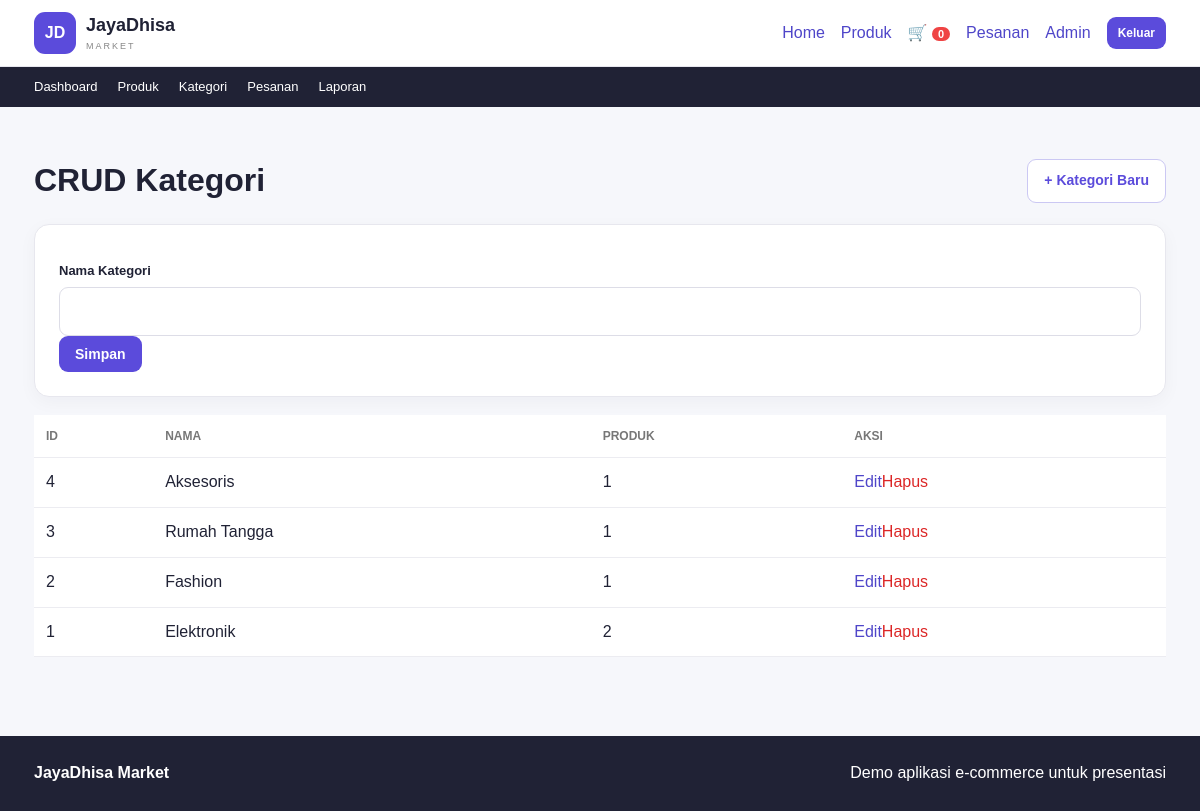
The app's page /admin/kategori.php (signed in) with its own data.
### tables this page shows
CREATE TABLE kategori (
 id_kategori INT AUTO_INCREMENT PRIMARY KEY,
 nama_kategori VARCHAR(100) NOT NULL UNIQUE
);

### koneksi.php (called while the page is built, shortened)
<?php
function e($value) {
    return htmlspecialchars((string)$value, ENT_QUOTES, 'UTF-8');
}

### admin/kategori.php (the view, shortened to what this page needs)
<?php require_once '../functions.php'; require_admin(); $title='CRUD Kategori';$edit=(int)($_GET['edit']??0);$row=null;if($_SERVER['REQUEST_METHOD']==='POST'){check_csrf();$action=$_POST['action']??'save';$id=(int)($_POST['id']??0);if($action==='delete'){$s=$koneksi->prepare('DELETE FROM kategori WHERE id_kategori=?');$s->bind_param('i',$id);$s->execute();flash('success','Kategori dihapus.');redirect('kategori.php');}$name=trim($_POST['nama_kategori']??'');if($id){$s=$koneksi->prepare('UPDATE kategori SET nama_kategori=? WHERE id_kategori=?');$s->bind_param('si',$name,$id);}else{$s=$koneksi->prepare('INSERT INTO kategori(nama_kategori) VALUES(?)');$s->bind_param('s',$name);}$s->execute();flash('success','Kategori disimpan.');redirect('kategori.php');}if($edit){$s=$koneksi->prepare('SELECT * FROM kategori WHERE id_kategori=?');$s->bind_param('i',$edit);$s->execute();$row=$s->get_result()->fetch_assoc();}$list=$koneksi->query('SELECT k.*,COUNT(p.id_produk) jumlah_produk FROM kategori k LEFT JOIN produk p ON p.id_kategori=k.id_kategori GROUP BY k.id_kategori ORDER BY k.id_kategori DESC');include 'header.php'; ?>
<div class="container"><div class="section-head"><h1>CRUD Kategori</h1><a class="btn outline" href="kategori.php">+ Kategori Baru</a></div><div class="panel"><form method="post"><label>Nama Kategori</label><input name="nama_kategori" value="<?=e($row['nama_kategori']??'')?>" required><button class="btn">Simpan</button></form></div><div class="table-wrap"><table><tr><th>ID</th><th>Nama</th><th>Produk</th><th>Aksi</th></tr><?php while($r=$list->fetch_assoc()):?><tr><td><?=$r['id_kategori']?></td><td><?=e($r['nama_kategori'])?></td><td><?=$r['jumlah_produk']?></td><td><a href="?edit=<?=$r['id_kategori']?>">Edit</a><form method="post" class="inline" onsubmit="return confirm('Hapus kategori ini?')"><button class="link-danger">Hapus</button></form></td></tr><?php endwhile;?></table></div></div><?php include '../footer.php'; ?>

### style.css (style rules this page uses)
* { box-sizing:border-box }
html { scroll-behavior:smooth }
body { margin:0;font-family:Arial,Helvetica,sans-serif;background:#f6f7fb;color:#202235;line-height:1.55 }
a { text-decoration:none;color:#4f46c9 }
.container { max-width:1180px;margin:0 auto;padding:24px }
.btn { display:inline-flex;align-items:center;justify-content:center;border:0;border-radius:9px;background:#5b4bdb;color:#fff;padding:10px 16px;font-weight:700;cursor:pointer;font-size:14px }
.btn.outline { background:#fff;color:#5b4bdb;border:1px solid #cbc8f3 }
.section-head { display:flex;justify-content:space-between;align-items:center;gap:20px;margin:25px 0 18px }
.section-head h1,.section-head h2 { margin:0 }
.card,.panel { background:#fff;border:1px solid #e7e7ee;border-radius:15px;box-shadow:0 5px 18px rgba(30,30,60,.04) }
.panel { padding:24px;margin:18px 0 }
label { display:block;font-weight:700;font-size:13px;margin:12px 0 6px }
input,textarea,select { width:100%;padding:11px 12px;border:1px solid #dddde7;border-radius:9px;background:#fff;font:inherit;outline:none }
.table-wrap { overflow:auto }
.table-wrap table { width:100%;border-collapse:collapse;background:#fff }
.table-wrap th,.table-wrap td { text-align:left;padding:12px;border-bottom:1px solid #ececf1;white-space:nowrap }
.table-wrap th { font-size:12px;text-transform:uppercase;color:#777 }
.inline { display:inline-flex;gap:6px;align-items:center }
.link-danger { border:0;background:none;color:#dc2626;cursor:pointer;padding:0;font:inherit }

### records on screen
kategori: id_kategori "4", nama_kategori "Aksesoris", jumlah_produk "1"
kategori: id_kategori "3", nama_kategori "Rumah Tangga", jumlah_produk "1"
kategori: id_kategori "2", nama_kategori "Fashion", jumlah_produk "1"
kategori: id_kategori "1", nama_kategori "Elektronik", jumlah_produk "2"

### other values on screen
cart_count() "0"
